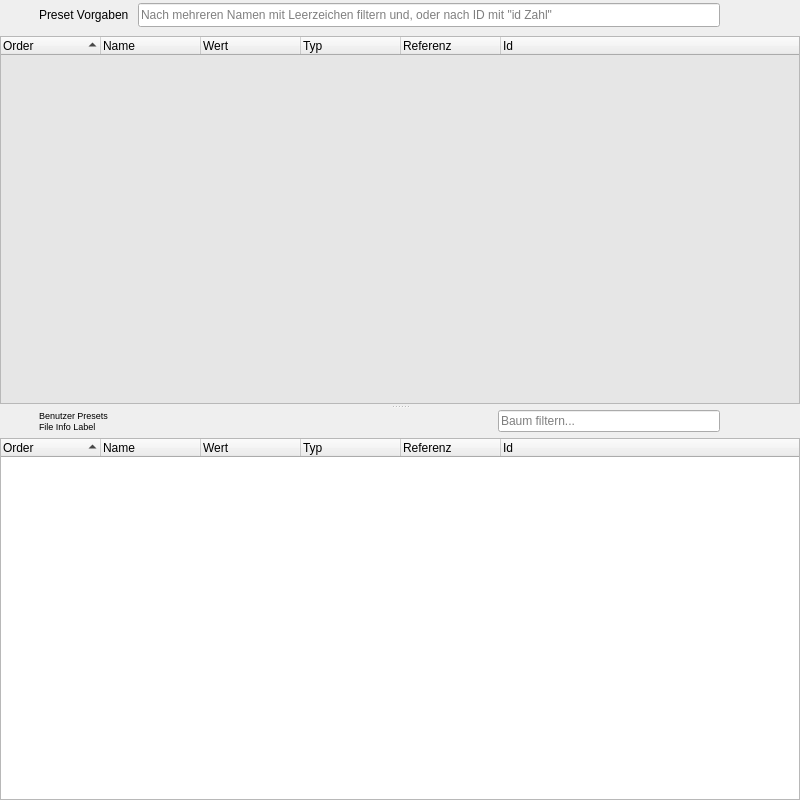
      <widget class="QWidget" name="widget_Presets" native="true">
       <property name="sizePolicy">
        <sizepolicy hsizetype="Preferred" vsizetype="Preferred">
         <horstretch>5</horstretch>
         <verstretch>0</verstretch>
        </sizepolicy>
       </property>
       <property name="minimumSize">
        <size>
         <width>800</width>
         <height>800</height>
        </size>
       </property>
       <layout class="QVBoxLayout" name="verticalLayout_9">
        <property name="spacing">
         <number>0</number>
        </property>
        <property name="leftMargin">
         <number>0</number>
        </property>
        <property name="topMargin">
         <number>0</number>
        </property>
        <property name="rightMargin">
         <number>0</number>
        </property>
        <property name="bottomMargin">
         <number>0</number>
        </property>
        <item>
         <widget class="QSplitter" name="presetTreeSplitter">
          <property name="orientation">
           <enum>Qt::Vertical</enum>
          </property>
          <property name="handleWidth">
           <number>6</number>
          </property>
          <widget class="QWidget" name="verticalLayoutWidget_2">
           <layout class="QVBoxLayout" name="verticalLayout_Src">
            <property name="spacing">
             <number>0</number>
            </property>
            <item>
             <layout class="QHBoxLayout" name="horizontalLayout_Src">
              <property name="spacing">
               <number>9</number>
              </property>
              <property name="bottomMargin">
               <number>6</number>
              </property>
              <item>
               <widget class="QPushButton" name="pushButton_Src_sort">
                <property name="maximumSize">
                 <size>
                  <width>30</width>
                  <height>40</height>
                 </size>
                </property>
                <property name="statusTip">
                 <string>Sortiert gesamte Tabelle von zum Beispiel 1, 3, 8 zu 1,2,3</string>
                </property>
                <property name="icon">
                 <iconset resource="res/preset_editor_rsc.qrc">
                  <normaloff>:/main/refresh.png</normaloff>:/main/refresh.png</iconset>
                </property>
                <property name="iconSize">
                 <size>
                  <width>30</width>
                  <height>30</height>
                 </size>
                </property>
                <property name="checkable">
                 <bool>false</bool>
                </property>
                <property name="flat">
                 <bool>true</bool>
                </property>
               </widget>
              </item>
              <item>
               <widget class="QLabel" name="label_Src">
                <property name="minimumSize">
                 <size>
                  <width>0</width>
                  <height>30</height>
                 </size>
                </property>
                <property name="toolTip">
                 <string>Doppelklick mich für hübsche Listen!</string>
                </property>
                <property name="statusTip">
                 <string>Doppelklick passt Spaltenbreite an Inhalte an.</string>
                </property>
                <property name="text">
                 <string>Preset Vorgaben</string>
                </property>
                <property name="textFormat">
                 <enum>Qt::RichText</enum>
                </property>
                <property name="alignment">
                 <set>Qt::AlignLeading|Qt::AlignLeft|Qt::AlignVCenter</set>
                </property>
                <property name="margin">
                 <number>0</number>
                </property>
               </widget>
              </item>
              <item>
               <widget class="QLineEdit" name="lineEdit_Src_filter">
                <property name="maximumSize">
                 <size>
                  <width>16777215</width>
                  <height>24</height>
                 </size>
                </property>
                <property name="statusTip">
                 <string>Filter Benutzer Presets nach Namen.</string>
                </property>
                <property name="layoutDirection">
                 <enum>Qt::LeftToRight</enum>
                </property>
                <property name="placeholderText">
                 <string>Nach mehreren Namen mit Leerzeichen filtern und, oder nach ID mit &quot;id Zahl&quot;</string>
                </property>
                <property name="cursorMoveStyle">
                 <enum>Qt::VisualMoveStyle</enum>
                </property>
               </widget>
              </item>
              <item>
               <widget class="QPushButton" name="pushButton_Src_show">
                <property name="enabled">
                 <bool>false</bool>
                </property>
                <property name="maximumSize">
                 <size>
                  <width>40</width>
                  <height>40</height>
                 </size>
                </property>
                <property name="font">
                 <font>
                  <pointsize>6</pointsize>
                 </font>
                </property>
                <property name="statusTip">
                 <string>Schaltet Sichtbarkeit der Preset Vorgaben an/aus. Ctrl+H</string>
                </property>
                <property name="iconSize">
                 <size>
                  <width>30</width>
                  <height>30</height>
                 </size>
                </property>
                <property name="shortcut">
                 <string>Ctrl+H</string>
                </property>
                <property name="checkable">
                 <bool>true</bool>
                </property>
                <property name="flat">
                 <bool>true</bool>
                </property>
               </widget>
              </item>
              <item>
               <widget class="QPushButton" name="pushButton_Src_clear">
                <property name="maximumSize">
                 <size>
                  <width>40</width>
                  <height>40</height>
                 </size>
                </property>
                <property name="font">
                 <font>
                  <pointsize>6</pointsize>
                 </font>
                </property>
                <property name="statusTip">
                 <string>Doppelklick leert die Preset Vorgaben.</string>
                </property>
                <property name="icon">
                 <iconset resource="res/preset_editor_rsc.qrc">
                  <normaloff>:/main/trash-a.png</normaloff>:/main/trash-a.png</iconset>
                </property>
                <property name="iconSize">
                 <size>
                  <width>30</width>
                  <height>30</height>
                 </size>
                </property>
                <property name="flat">
                 <bool>true</bool>
                </property>
               </widget>
              </item>
             </layout>
            </item>
            <item>
             <widget class="TreeInternalDrop" name="treeWidget_SrcPreset">
              <property name="minimumSize">
               <size>
                <width>500</width>
                <height>0</height>
               </size>
              </property>
              <property name="palette">
               <palette>
                <active>
                 <colorrole role="Base">
                  <brush brushstyle="SolidPattern">
                   <color alpha="255">
                    <red>230</red>
                    <green>230</green>
                    <blue>230</blue>
                   </color>
                  </brush>
                 </colorrole>
                </active>
                <inactive>
                 <colorrole role="Base">
                  <brush brushstyle="SolidPattern">
                   <color alpha="255">
                    <red>230</red>
                    <green>230</green>
                    <blue>230</blue>
                   </color>
                  </brush>
                 </colorrole>
                </inactive>
                <disabled>
                 <colorrole role="Base">
                  <brush brushstyle="SolidPattern">
                   <color alpha="255">
                    <red>240</red>
                    <green>240</green>
                    <blue>240</blue>
                   </color>
                  </brush>
                 </colorrole>
                </disabled>
               </palette>
              </property>
              <property name="mouseTracking">
               <bool>true</bool>
              </property>
              <property name="statusTip">
               <string>Zeigt die eingelesenen Preset Daten.</string>
              </property>
              <property name="frameShape">
               <enum>QFrame::StyledPanel</enum>
              </property>
              <property name="frameShadow">
               <enum>QFrame::Plain</enum>
              </property>
              <property name="lineWidth">
               <number>0</number>
              </property>
              <property name="dragDropMode">
               <enum>QAbstractItemView::DragOnly</enum>
              </property>
              <property name="defaultDropAction">
               <enum>Qt::IgnoreAction</enum>
              </property>
              <property name="alternatingRowColors">
               <bool>true</bool>
              </property>
              <property name="selectionMode">
               <enum>QAbstractItemView::ExtendedSelection</enum>
              </property>
              <property name="selectionBehavior">
               <enum>QAbstractItemView::SelectRows</enum>
              </property>
              <property name="uniformRowHeights">
               <bool>true</bool>
              </property>
              <property name="sortingEnabled">
               <bool>true</bool>
              </property>
              <property name="animated">
               <bool>true</bool>
              </property>
              <property name="wordWrap">
               <bool>true</bool>
              </property>
              <attribute name="headerCascadingSectionResizes">
               <bool>true</bool>
              </attribute>
              <attribute name="headerDefaultSectionSize">
               <number>100</number>
              </attribute>
              <attribute name="headerShowSortIndicator" stdset="0">
               <bool>true</bool>
              </attribute>
              <column>
               <property name="text">
                <string>Order</string>
               </property>
              </column>
              <column>
               <property name="text">
                <string>Name</string>
               </property>
              </column>
              <column>
               <property name="text">
                <string>Wert</string>
               </property>
              </column>
              <column>
               <property name="text">
                <string>Typ</string>
               </property>
              </column>
              <column>
               <property name="text">
                <string>Referenz</string>
               </property>
              </column>
              <column>
               <property name="text">
                <string>Id</string>
               </property>
              </column>
             </widget>
            </item>
           </layout>
          </widget>
          <widget class="QWidget" name="layoutWidget">
           <layout class="QVBoxLayout" name="verticalLayout_Dest">
            <property name="spacing">
             <number>0</number>
            </property>
            <item>
             <layout class="QHBoxLayout" name="horizontalLayout_Dest">
              <property name="spacing">
               <number>9</number>
              </property>
              <property name="bottomMargin">
               <number>6</number>
              </property>
              <item>
               <widget class="QPushButton" name="pushButton_Dest_sort">
                <property name="maximumSize">
                 <size>
                  <width>30</width>
                  <height>40</height>
                 </size>
                </property>
                <property name="statusTip">
                 <string>Sortiert gesamte Tabelle von zum Beispiel 1, 3, 8 zu 1,2,3</string>
                </property>
                <property name="icon">
                 <iconset resource="res/preset_editor_rsc.qrc">
                  <normaloff>:/main/refresh.png</normaloff>:/main/refresh.png</iconset>
                </property>
                <property name="iconSize">
                 <size>
                  <width>30</width>
                  <height>30</height>
                 </size>
                </property>
                <property name="flat">
                 <bool>true</bool>
                </property>
               </widget>
              </item>
              <item>
               <layout class="QVBoxLayout" name="verticalLayout_Labels">
                <property name="spacing">
                 <number>0</number>
                </property>
                <item>
                 <widget class="QLabel" name="label_Dest">
                  <property name="sizePolicy">
                   <sizepolicy hsizetype="Preferred" vsizetype="Preferred">
                    <horstretch>0</horstretch>
                    <verstretch>0</verstretch>
                   </sizepolicy>
                  </property>
                  <property name="minimumSize">
                   <size>
                    <width>450</width>
                    <height>0</height>
                   </size>
                  </property>
                  <property name="maximumSize">
                   <size>
                    <width>450</width>
                    <height>16777215</height>
                   </size>
                  </property>
                  <property name="toolTip">
                   <string>Doppelklick mich für hübsche Listen!</string>
                  </property>
                  <property name="statusTip">
                   <string>Doppelklick passt Spaltenbreite an Inhalte an.</string>
                  </property>
                  <property name="styleSheet">
                   <string notr="true">font-size: 7pt;</string>
                  </property>
                  <property name="text">
                   <string>&lt;html&gt;&lt;head/&gt;&lt;body&gt;&lt;p&gt;Benutzer Presets&lt;/p&gt;&lt;/body&gt;&lt;/html&gt;</string>
                  </property>
                  <property name="textFormat">
                   <enum>Qt::RichText</enum>
                  </property>
                  <property name="scaledContents">
                   <bool>false</bool>
                  </property>
                  <property name="alignment">
                   <set>Qt::AlignLeading|Qt::AlignLeft|Qt::AlignVCenter</set>
                  </property>
                  <property name="wordWrap">
                   <bool>true</bool>
                  </property>
                  <property name="margin">
                   <number>0</number>
                  </property>
                 </widget>
                </item>
                <item>
                 <widget class="QLabel" name="label_Dest_File">
                  <property name="sizePolicy">
                   <sizepolicy hsizetype="Preferred" vsizetype="Preferred">
                    <horstretch>0</horstretch>
                    <verstretch>0</verstretch>
                   </sizepolicy>
                  </property>
                  <property name="minimumSize">
                   <size>
                    <width>450</width>
                    <height>0</height>
                   </size>
                  </property>
                  <property name="maximumSize">
                   <size>
                    <width>450</width>
                    <height>16777215</height>
                   </size>
                  </property>
                  <property name="toolTip">
                   <string>Doppelklick mich für hübsche Listen!</string>
                  </property>
                  <property name="statusTip">
                   <string>Doppelklick passt Spaltenbreite an Inhalte an.</string>
                  </property>
                  <property name="styleSheet">
                   <string notr="true">font-size: 7pt;</string>
                  </property>
                  <property name="text">
                   <string>&lt;html&gt;&lt;head/&gt;&lt;body&gt;&lt;p&gt;File Info Label&lt;/p&gt;&lt;/body&gt;&lt;/html&gt;</string>
                  </property>
                  <property name="textFormat">
                   <enum>Qt::RichText</enum>
                  </property>
                  <property name="scaledContents">
                   <bool>false</bool>
                  </property>
                  <property name="alignment">
                   <set>Qt::AlignLeading|Qt::AlignLeft|Qt::AlignVCenter</set>
                  </property>
                  <property name="wordWrap">
                   <bool>true</bool>
                  </property>
                  <property name="margin">
                   <number>0</number>
                  </property>
                 </widget>
                </item>
               </layout>
              </item>
              <item>
               <widget class="QLineEdit" name="lineEdit_Dest_filter">
                <property name="maximumSize">
                 <size>
                  <width>16777215</width>
                  <height>24</height>
                 </size>
                </property>
                <property name="statusTip">
                 <string>Filter Benutzer Presets nach Namen.</string>
                </property>
                <property name="layoutDirection">
                 <enum>Qt::LeftToRight</enum>
                </property>
                <property name="text">
                 <string/>
                </property>
                <property name="placeholderText">
                 <string>Baum filtern...</string>
                </property>
                <property name="cursorMoveStyle">
                 <enum>Qt::VisualMoveStyle</enum>
                </property>
               </widget>
              </item>
              <item>
               <widget class="QPushButton" name="pushButton_Dest_show">
                <property name="maximumSize">
                 <size>
                  <width>40</width>
                  <height>40</height>
                 </size>
                </property>
                <property name="font">
                 <font>
                  <pointsize>6</pointsize>
                 </font>
                </property>
                <property name="statusTip">
                 <string>Schaltet Sichtbarkeit der Preset Vorgaben an/aus. Ctrl+H</string>
                </property>
                <property name="icon">
                 <iconset resource="res/preset_editor_rsc.qrc">
                  <normaloff>:/main/eye.png</normaloff>
                  <normalon>:/main/eye-disabled.png</normalon>:/main/eye.png</iconset>
                </property>
                <property name="iconSize">
                 <size>
                  <width>30</width>
                  <height>30</height>
                 </size>
                </property>
                <property name="shortcut">
                 <string>Ctrl+H</string>
                </property>
                <property name="checkable">
                 <bool>true</bool>
                </property>
                <property name="flat">
                 <bool>true</bool>
                </property>
               </widget>
              </item>
              <item>
               <widget class="QPushButton" name="pushButton_Dest_clear">
                <property name="maximumSize">
                 <size>
                  <width>40</width>
                  <height>40</height>
                 </size>
                </property>
                <property name="font">
                 <font>
                  <pointsize>6</pointsize>
                 </font>
                </property>
                <property name="statusTip">
                 <string>Doppeklick leert die Benutzer Presets.</string>
                </property>
                <property name="icon">
                 <iconset resource="res/preset_editor_rsc.qrc">
                  <normaloff>:/main/trash-a.png</normaloff>:/main/trash-a.png</iconset>
                </property>
                <property name="iconSize">
                 <size>
                  <width>30</width>
                  <height>30</height>
                 </size>
                </property>
                <property name="flat">
                 <bool>true</bool>
                </property>
               </widget>
              </item>
             </layout>
            </item>
            <item>
             <widget class="TreeInternalDrop" name="treeWidget_DestPreset">
              <property name="minimumSize">
               <size>
                <width>500</width>
                <height>0</height>
               </size>
              </property>
              <property name="statusTip">
               <string>Sortierung mit Pfeiltasten, Bild Auf Ab Tasten. Bearbeitet und speichert die Benutzer Presets.</string>
              </property>
              <property name="frameShadow">
               <enum>QFrame::Plain</enum>
              </property>
              <property name="tabKeyNavigation">
               <bool>true</bool>
              </property>
              <property name="dragEnabled">
               <bool>true</bool>
              </property>
              <property name="dragDropMode">
               <enum>QAbstractItemView::InternalMove</enum>
              </property>
              <property name="defaultDropAction">
               <enum>Qt::MoveAction</enum>
              </property>
              <property name="alternatingRowColors">
               <bool>true</bool>
              </property>
              <property name="selectionMode">
               <enum>QAbstractItemView::ExtendedSelection</enum>
              </property>
              <property name="uniformRowHeights">
               <bool>true</bool>
              </property>
              <property name="sortingEnabled">
               <bool>true</bool>
              </property>
              <property name="animated">
               <bool>true</bool>
              </property>
              <property name="wordWrap">
               <bool>true</bool>
              </property>
              <attribute name="headerDefaultSectionSize">
               <number>100</number>
              </attribute>
              <column>
               <property name="text">
                <string>Order</string>
               </property>
              </column>
              <column>
               <property name="text">
                <string>Name</string>
               </property>
              </column>
              <column>
               <property name="text">
                <string>Wert</string>
               </property>
              </column>
              <column>
               <property name="text">
                <string>Typ</string>
               </property>
              </column>
              <column>
               <property name="text">
                <string>Referenz</string>
               </property>
              </column>
              <column>
               <property name="text">
                <string>Id</string>
               </property>
              </column>
             </widget>
            </item>
           </layout>
          </widget>
         </widget>
        </item>
       </layout>
      </widget>
